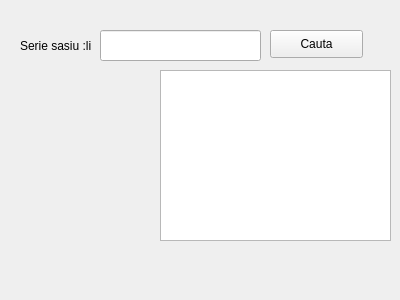
<?xml version="1.0" encoding="UTF-8"?>
<ui version="4.0">
 <class>Form</class>
 <widget class="QWidget" name="Form">
  <property name="geometry">
   <rect>
    <x>0</x>
    <y>0</y>
    <width>400</width>
    <height>300</height>
   </rect>
  </property>
  <property name="windowTitle">
   <string>Form</string>
  </property>
  <widget class="QLabel" name="label">
   <property name="geometry">
    <rect>
     <x>20</x>
     <y>30</y>
     <width>71</width>
     <height>31</height>
    </rect>
   </property>
   <property name="text">
    <string>Serie sasiu :lin</string>
   </property>
  </widget>
  <widget class="QLineEdit" name="vin_input">
   <property name="geometry">
    <rect>
     <x>100</x>
     <y>30</y>
     <width>161</width>
     <height>31</height>
    </rect>
   </property>
  </widget>
  <widget class="QPushButton" name="search_button">
   <property name="geometry">
    <rect>
     <x>270</x>
     <y>30</y>
     <width>93</width>
     <height>28</height>
    </rect>
   </property>
   <property name="text">
    <string>Cauta</string>
   </property>
  </widget>
  <widget class="QTextEdit" name="result_box">
   <property name="geometry">
    <rect>
     <x>160</x>
     <y>70</y>
     <width>231</width>
     <height>171</height>
    </rect>
   </property>
  </widget>
 </widget>
 <resources/>
 <connections/>
</ui>
